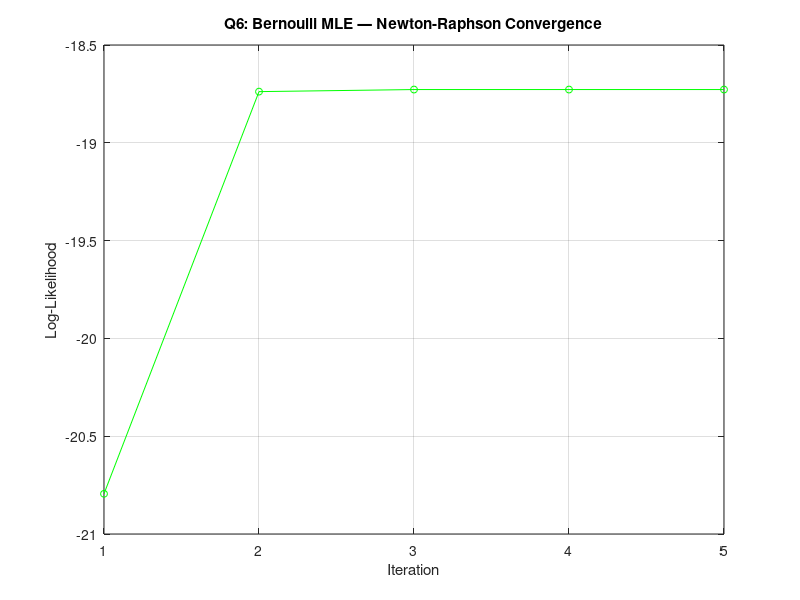

Write the MATLAB code that produced this figure.
% Question 6: Logistic Regression — Ungrouped Bernoulli MLE
%             with Repeated Averaged Income Predictor Values
%
% The dataset is the Q5 coupon data "ungrouped" into 30 individual Bernoulli
% observations, but with each person's income replaced by the GROUP AVERAGE
% (not the actual individual income). The response y remains individual (0/1).
%
% Grouped averages used as income predictor:
%   Group 1 (originally X=30): avg income = 2.717  (6 obs)
%   Group 2 (originally X=20): avg income = 2.562  (6 obs)
%   Group 3 (originally X=15): avg income = 2.02   (6 obs)
%   Group 4 (originally X=10): avg income = 1.72   (6 obs)
%   Group 5 (originally X=5 ): avg income = 1.5567 (6 obs)
%
% Task: Fit Bernoulli MLE logistic regression and compare the estimated
%       parameters with the Binomial MLE estimates from Question 5.
%
% Key result: Bernoulli MLE with grouped-average predictors gives the
%             SAME beta estimates as Binomial MLE on the grouped data
%             (sufficient statistic argument / equivalence theorem).

clc; clear; format long g;

% DATA
income = [
  2.717; 2.717; 2.717; 2.717; 2.717; 2.717;   % group 1
  2.562; 2.562; 2.562; 2.562; 2.562; 2.562;   % group 2
  2.02;  2.02;  2.02;  2.02;  2.02;  2.02;    % group 3
  1.72;  1.72;  1.72;  1.72;  1.72;  1.72;    % group 4
  1.556667; 1.556667; 1.556667; 1.556667; 1.556667; 1.556667   % group 5
];

y = [
  1; 0; 1; 0; 1; 1;   % group 1
  1; 1; 1; 0; 1; 1;   % group 2
  1; 1; 1; 0; 0; 0;   % group 3
  0; 0; 1; 0; 1; 0;   % group 4
  0; 0; 0; 1; 1; 0;   % group 5
];

n = length(y);
fprintf('n = %d observations\n', n);
fprintf('y=1: %d,  y=0: %d\n\n', sum(y), sum(1-y));

% Newton-Raphson — Bernoulli MLE
% Model: logit(pi_i) = b0 + b1 * income_i
% Log-likelihood: sum_i [ y_i*log(pi_i) + (1-y_i)*log(1-pi_i) ]
% Score:  X' * (y - pi)
% Hessian: X' * W * X  where W = diag(pi.*(1-pi))
% Update: beta_new = beta + (X'WX)^{-1} * X'(y - pi)

X_design = [ones(n,1), income];
sigmoid  = @(z) 1 ./ (1 + exp(-z));

beta    = zeros(2,1);
max_iter = 200;
tol      = 1e-10;
ll_hist  = [];

fprintf('=== Newton-Raphson Iterations (Bernoulli MLE) ===\n');
fprintf('  %-5s %-12s %-12s %-16s\n', 'Iter', 'beta_0', 'beta_1', 'Log-Lik');
fprintf('  %s\n', repmat('-',1,50));

for iter = 1:max_iter
    z    = X_design * beta;
    pi   = sigmoid(z);

    ll   = sum(y .* log(pi + 1e-15) + (1-y) .* log(1-pi + 1e-15));
    ll_hist(end+1) = ll;  %#ok<AGROW>

    grad  = X_design' * (y - pi);           % score
    W     = diag(pi .* (1-pi));             % weight matrix
    H     = X_design' * W * X_design;      % Fisher information (Hessian)

    delta = H \ grad;                       % Newton step
    beta  = beta + delta;

    if mod(iter,5)==0 || iter<=5
        fprintf('  %-5d %-12.6f %-12.6f %-16.6f\n', iter, beta(1), beta(2), ll);
    end
    if norm(delta) < tol
        fprintf('  Converged at iteration %d  (||delta|| = %.2e)\n', iter, norm(delta));
        break;
    end
end

pi_final = sigmoid(X_design * beta);

% Results
fprintf('\n=== Estimated Parameters (Bernoulli MLE, ungrouped) ===\n');
fprintf('  b0 (intercept) = %12.6f\n', beta(1));
fprintf('  b1 (income)    = %12.6f\n', beta(2));
fprintf('  Log-likelihood = %.6f\n\n', ll_hist(end));

% Standard errors
FI = X_design' * diag(pi_final .* (1-pi_final)) * X_design;
SE = sqrt(diag(inv(FI)));
fprintf('  %-15s  %10s  %10s\n', 'Parameter','Estimate','Std Error');
fprintf('  %-15s  %10.4f  %10.4f\n', 'b0 (intercept)', beta(1), SE(1));
fprintf('  %-15s  %10.4f  %10.4f\n', 'b1 (income)',    beta(2), SE(2));

% Predicted probabilities per group
group_income = [2.717; 2.562; 2.02; 1.72; 1.556667];
pi_group     = sigmoid(beta(1) + beta(2)*group_income);

% Observed proportions per group (from the y data)
obs_prop = zeros(5,1);
for g = 1:5
    idx = (income == group_income(g));
    obs_prop(g) = mean(y(idx));
end

fprintf('\n=== Predicted vs Observed (by group) ===\n');
fprintf('  %-12s %-12s %-12s\n', 'Group_income','Obs prop','Pred pi');
for g = 1:5
    fprintf('  %-12.4f %-12.4f %-12.4f\n', group_income(g), obs_prop(g), pi_group(g));
end

% COMPARISON with Grouped Binomial MLE (same dataset, grouped form)
% Group the same chocolate/income data into 5 groups.
% Each group shares one income value; count successes and group size.
%   Group income: [2.717, 2.562, 2.02, 1.72, 1.556667]
%   n_j          = [6, 6, 6, 6, 6]   (6 obs per group)
%   Y_j          = sum(y) per group

group_income = [2.717; 2.562; 2.02; 1.72; 1.556667];
n_grp = zeros(5,1);
Y_grp = zeros(5,1);
for g = 1:5
    idx      = (income == group_income(g));
    n_grp(g) = sum(idx);
    Y_grp(g) = sum(y(idx));
end

% Binomial MLE via Newton-Raphson
%   LL   = sum_j [ Y_j*log(pi_j) + (n_j-Y_j)*log(1-pi_j) ]
%   score = X'*(Y_grp - n_grp.*pi_grp)
%   H     = X'*diag(n_grp.*pi_grp.*(1-pi_grp))*X
X_grp  = [ones(5,1), group_income];
beta_b = zeros(2,1);
for iter = 1:500
    pi_b  = 1 ./ (1 + exp(-X_grp * beta_b));
    sc_b  = X_grp' * (Y_grp - n_grp .* pi_b);
    H_b   = X_grp' * diag(n_grp .* pi_b .* (1 - pi_b)) * X_grp;
    d_b   = H_b \ sc_b;
    beta_b = beta_b + d_b;
    if norm(d_b) < 1e-12; break; end
end

% Standard errors from grouped binomial Fisher information
FI_b  = X_grp' * diag(n_grp .* (1./(1+exp(-X_grp*beta_b))) .* (1 - 1./(1+exp(-X_grp*beta_b)))) * X_grp;
SE_b  = sqrt(diag(inv(FI_b)));

fprintf('\n=== COMPARISON: Bernoulli (Q6) vs Grouped Binomial (same data) ===\n');
fprintf('  %-20s %-16s %-16s\n', 'Parameter','Bernoulli (Q6)','Binomial (grouped)');
fprintf('  %-20s %-16.6f %-16.6f\n', 'b0 (intercept)', beta(1), beta_b(1));
fprintf('  %-20s %-16.6f %-16.6f\n', 'b1 (income)',    beta(2), beta_b(2));
fprintf('\n  Difference b0: %.2e\n', abs(beta(1) - beta_b(1)));
fprintf('  Difference b1: %.2e\n', abs(beta(2) - beta_b(2)));
fprintf('\n  Standard errors:\n');
fprintf('  %-20s %-16s %-16s\n', 'Parameter','Bernoulli SE','Binomial SE');
fprintf('  %-20s %-16.4f %-16.4f\n', 'b0 (intercept)', SE(1), SE_b(1));
fprintf('  %-20s %-16.4f %-16.4f\n', 'b1 (income)',    SE(2), SE_b(2));
fprintf('\n  INTERPRETATION:\n');
fprintf('  Point estimates are IDENTICAL (to numerical precision) because\n');
fprintf('  the sufficient statistic X''y is the same for both likelihoods\n');
fprintf('  when each individual''s predictor equals the group average.\n');
fprintf('  Standard errors are also IDENTICAL here because all individuals within\n');
fprintf('  a group share the exact same predictor value, making the Bernoulli\n');
fprintf('  and Binomial Fisher information matrices algebraically equal.\n');
fprintf('  SEs would differ only if individuals had varying predictor values.\n');

% Convergence plot
figure('Name','Q6: Bernoulli MLE Convergence');
plot(ll_hist, 'g-o', 'MarkerSize', 5);
xlabel('Iteration'); ylabel('Log-Likelihood');
title('Q6: Bernoulli MLE — Newton-Raphson Convergence');
grid on;
